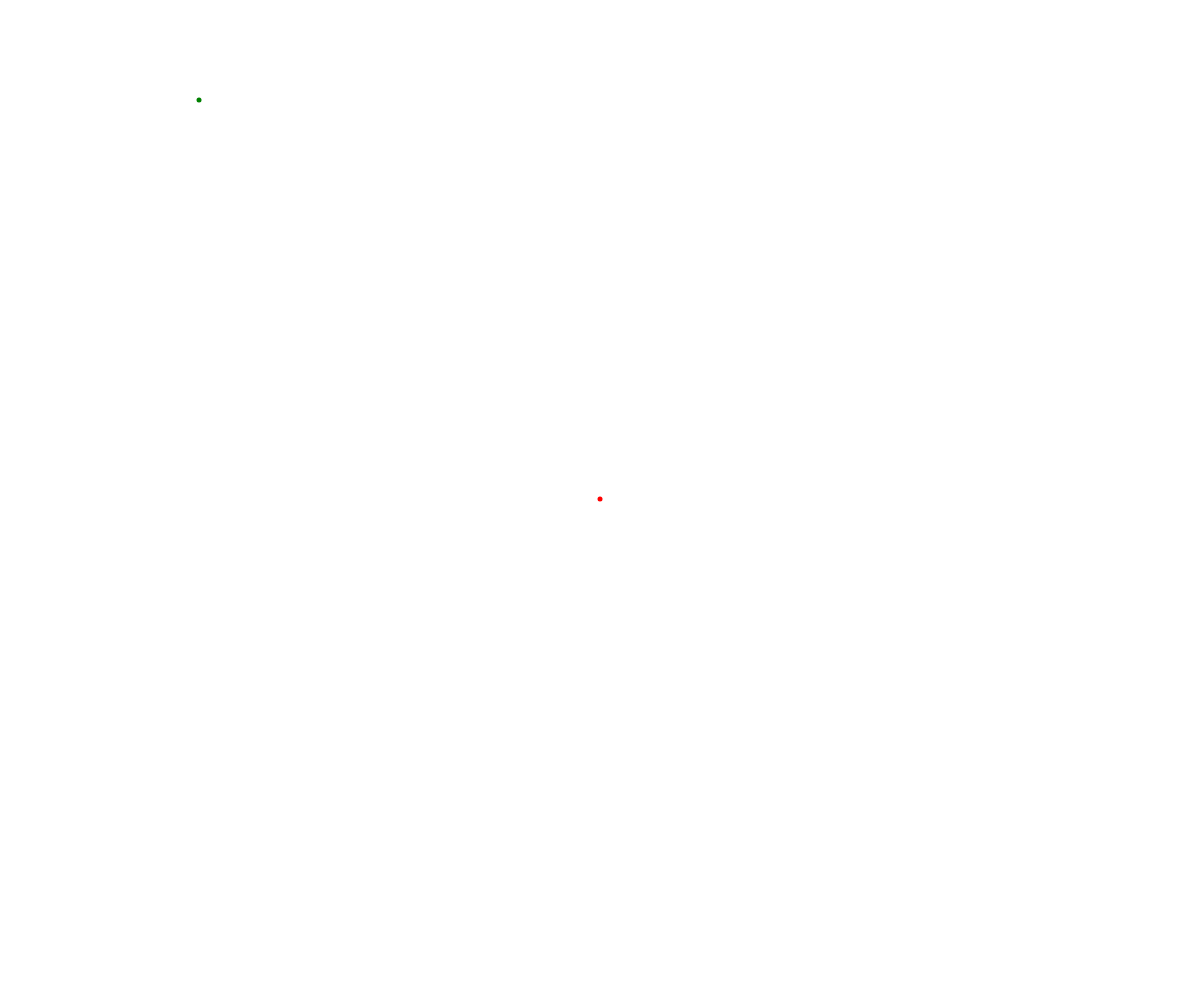
Frame 1 (no input)
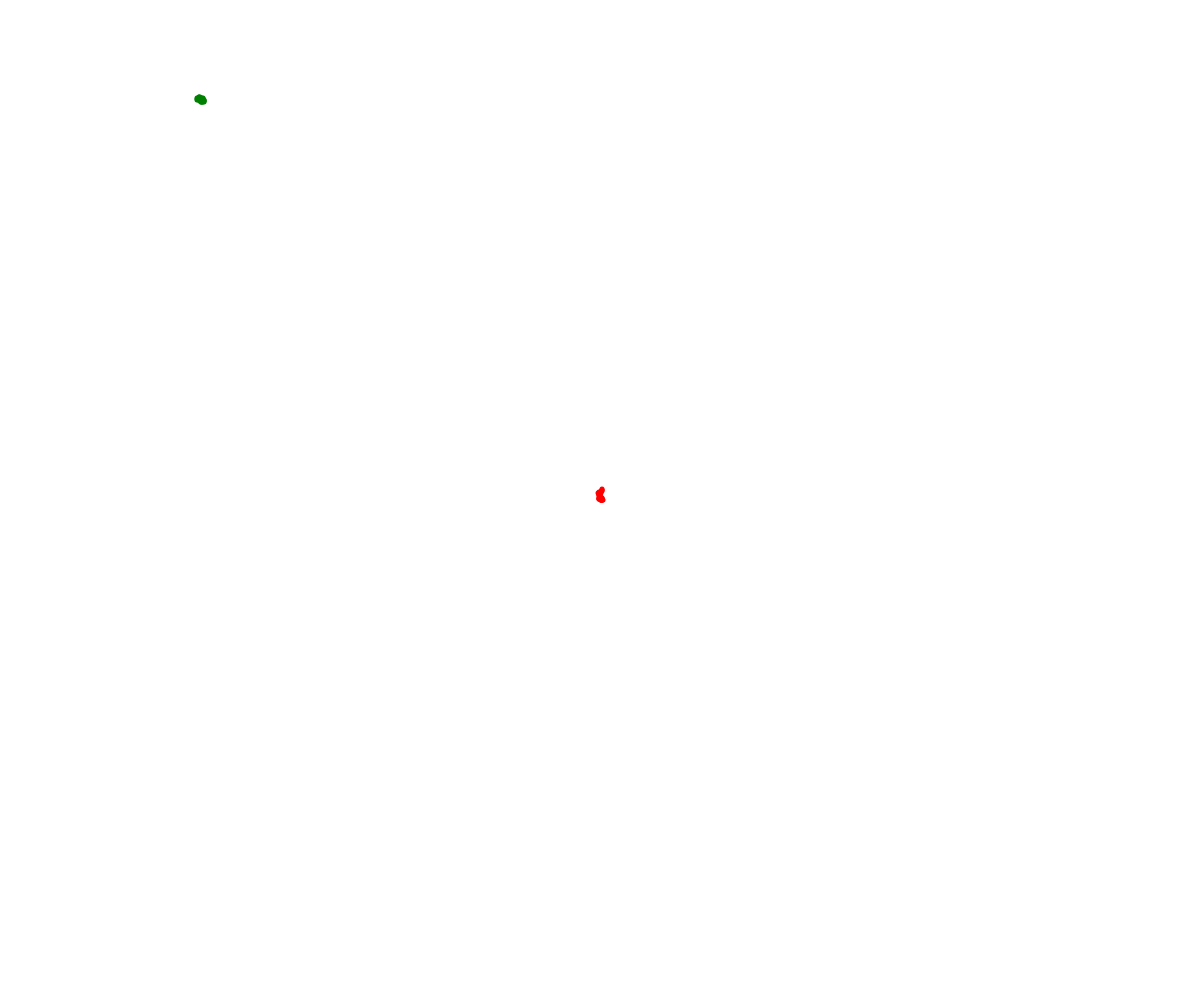
Frame 60 (no input)
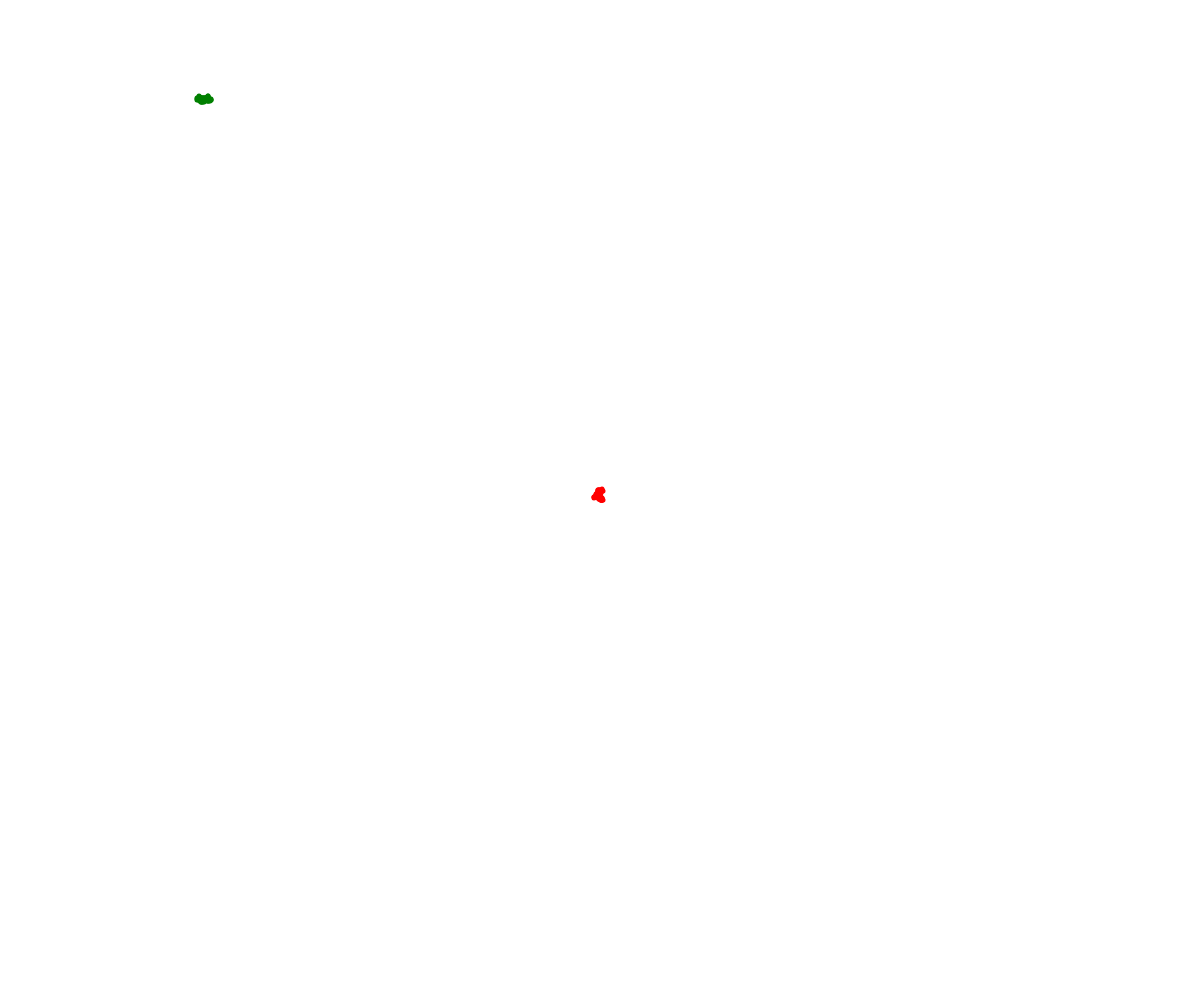
Frame 120 (the mouse pressed at the canvas centre since frame 60)

The p5.js sketch that drew these frames (run headless with seeded random() and noise() and a simulated clock; from frame 60 on, the mouse is pressed at the canvas centre):

// p5.js sketch
// ── sketch.js
// objects intro

let richard;
let april;

function setup() {
  createCanvas(windowWidth, windowHeight);
  richard = new Walker(width/2, height/2, "red");
  april = new Walker(200, 100, "green");
}

function draw() {

  richard.move();
  april.move();
  richard.display();
  april.display();
}

class Walker {
  constructor(x, y, theColor){
    this.x = x;
    this.y = y;
    this.color = theColor;
  }

  move(){
    let choice = random(100);
    if (choice < 25){
      // left
      this.x -=1;
    }
    else if (choice <  50){
      //right
      this.x += 1;
    }
    else if (choice < 75){
      //up
      this.y -=1;
    }
    else {
      //down
      this.y += 1;
    }
  }

  display(){
    noStroke();
    fill(this.color);
    circle(this.x, this.y, 5);
  }
}
